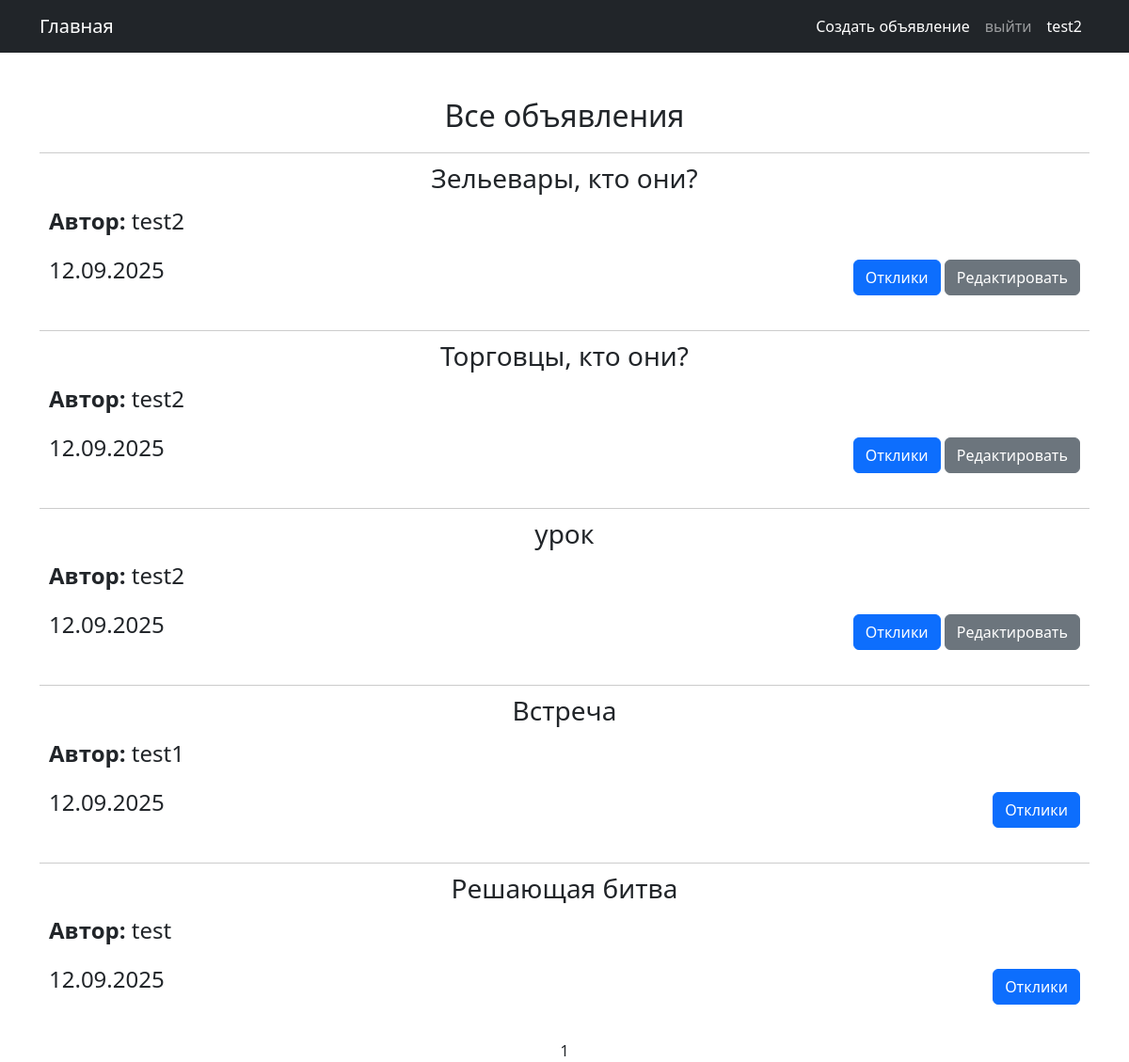
Before: /ad/ (signed in) with the older database file.
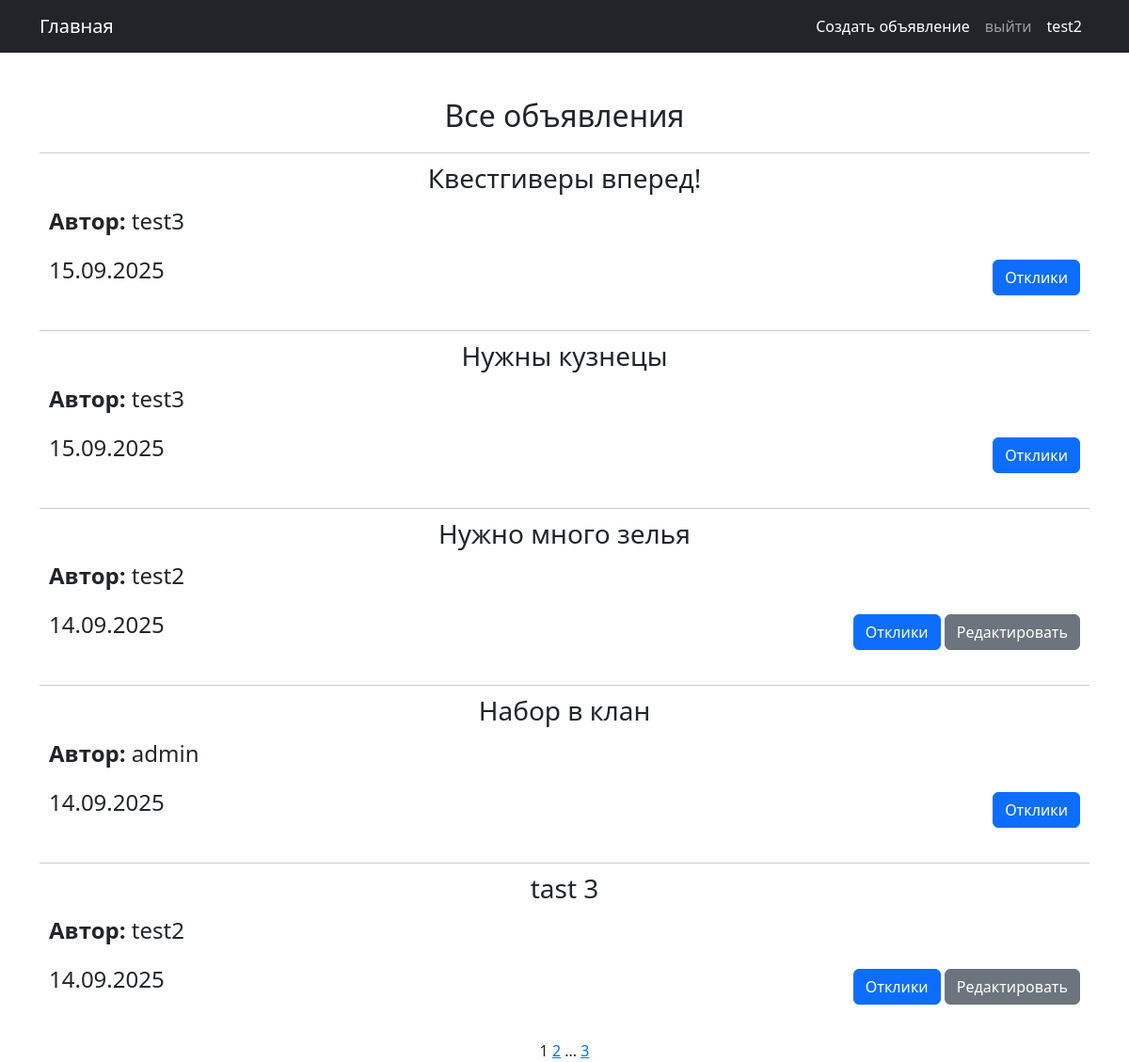
After: the same page with the newer database file.
### notice/models.py (models this page shows, shortened)
class Ad(models.Model):
    user = models.ForeignKey(User, on_delete=models.CASCADE)
    category = models.ForeignKey(Category, on_delete=models.CASCADE)
    heading = models.CharField(max_length=255, unique=True)
    text = RichTextUploadingField()
    time_in = models.DateTimeField(auto_now_add=True)
    class Meta:
        verbose_name = 'Объявление'
        verbose_name_plural = 'Объявления'

### notice/views.py (the view)
# urls.py: path('', Adlist.as_view(), name='ad_list'),
class Adlist(ListView):
    ordering = '-time_in'
    model = Ad
    context_object_name = 'ads'
    template_name = 'ad/ad_list.html'
    paginate_by = 5

### templates/ad/ad_list.html (shortened to what this page needs)
{% extends 'flatpages/default.html' %}
{% block content %}
<div style="margin-bottom: 20px;">
    <h2>Все объявления</h2>
</div>
{% for ad in ads %}
<div style="border-top: 1px solid #ccc; padding: 10px; margin-bottom: 20px;">
    <h3 style="margin-bottom: 10px;">{{ad.heading}}</h3>
    <div style="display: flex; align-items: flex-start;">
        <div style="flex: 1; margin-right: 10px;">
            <div style="display: flex; flex-direction: column; align-items: flex-start;">
                <p style="font-size: 1.5em;"><strong>Автор:</strong> {{ad.user}}</p>
            </div>
        </div>
        <div style="flex: 3;">
        </div>
    </div>
    <div style="display: flex; justify-content: space-between; align-items: center;">
        <p style="font-size: 1.5em;">{{ad.time_in|date:"d.m.Y"}}</p>
        <div>
            <a href="{% url 'ad_detail' pk=ad.id %}" class="btn btn-primary">Отклики</a>
            {% if request.user.is_authenticated and request.user == ad.user %}
            <a href="{% url 'ad_edit' pk=ad.id %}" class="btn btn-secondary">Редактировать</a>
            {% endif %}
        </div>
    </div>
</div>
{% empty %}
<p>Объявлений пока нет.</p>
{% endfor %}
{{ page_obj.number }}
{% if page_obj.has_next %}
   <a href="?page={{ page_obj.next_page_number }}">{{ page_obj.next_page_number }}</a>
   {% if paginator.num_pages != page_obj.next_page_number %}
       ...
       <a href="?page={{ page_obj.paginator.num_pages }}">{{ page_obj.paginator.num_pages }}</a>
   {% endif %}
{% endif %}
{% endblock content %}

Changed rows visible on the page:
no longer on this page (row edited): Ad: heading "Зельевары, кто они?", user "test2", time_in "12.09.2025", shows "Редактировать"
no longer on this page (row edited): Ad: heading "Торговцы, кто они?", user "test2", time_in "12.09.2025", shows "Редактировать"
no longer on this page (row edited): Ad: heading "урок", user "test2", time_in "12.09.2025", shows "Редактировать"
no longer on this page (row edited): Ad: heading "Встреча", user "test1", time_in "12.09.2025"
no longer on this page (row edited): Ad: heading "Решающая битва", user "test", time_in "12.09.2025"
added Ad: heading "Квестгиверы вперед!", user "test3", time_in "15.09.2025"
added Ad: heading "Нужны кузнецы", user "test3", time_in "15.09.2025"
added Ad: heading "Нужно много зелья", user "test2", time_in "14.09.2025", shows "Редактировать"
added Ad: heading "Набор в клан", user "admin", time_in "14.09.2025"
added Ad: heading "tast 3", user "test2", time_in "14.09.2025", shows "Редактировать"
Other visible differences:
{{ page_obj.next_page_number }}: (not shown) → "2"
{{ page_obj.paginator.num_pages }}: (not shown) → "3"
